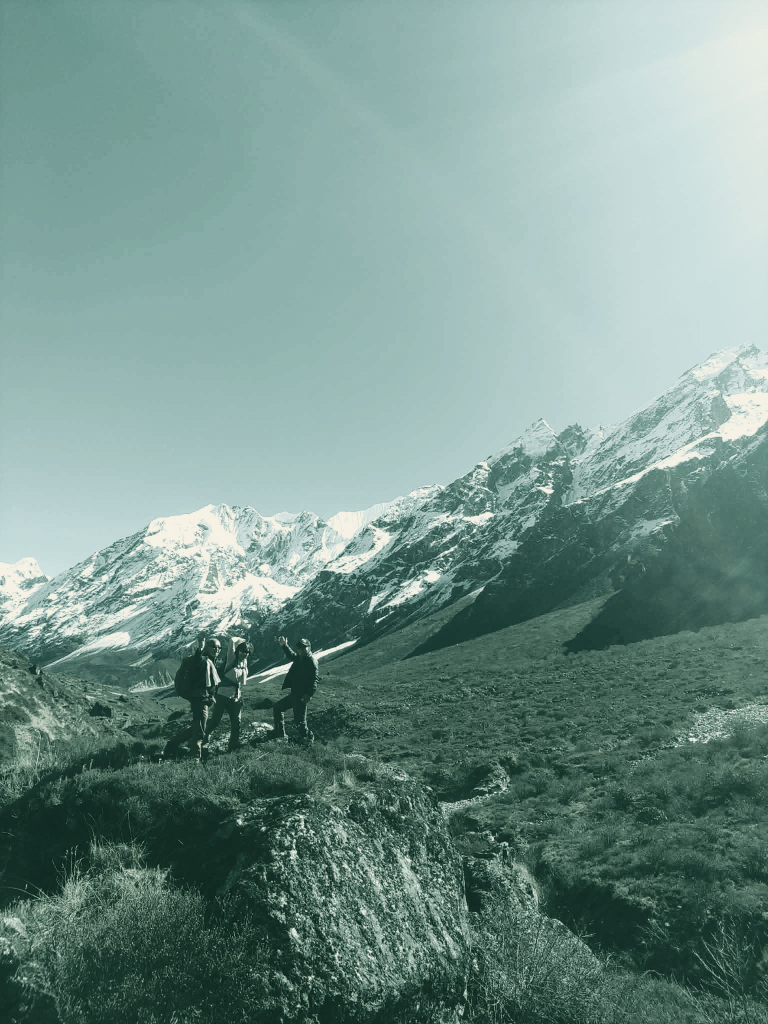
#> input picture marketing/showreel-trek/assets/hill.jpg, 1536 x 2048 px, given in place of last-light.jpg, which was not available (shown at 1/2 size)
$ python prep-photos.py
#> lines starting #> are read from the running program, lines starting #| are printed output that depends on the picture; after the words box and inside, x2 and y2 are one past the last pixel; in counts of white or black regions, pixels touching at a corner belong together; pictures that were not available may be replaced by others from this repository, and a replacement may not be noted
#!/usr/bin/env python3
"""Natural cinematic grade for the site's own trek photographs (public/images/trek-memories):
calmer phone-camera skies (less saturated, a touch toward teal), a soft S-curve, lifted blacks,
warm highlights and forest-tinted shadows. Writes assets/<name>-2k.jpg and -4k.jpg (16:9 with push-in headroom)."""
import numpy as np, sys, colorsys
from PIL import Image
SRC = '/home/user/dremscape-frontend/public/images/trek-memories/'

def rgb2hsv(a):
    r, g, b = a[..., 0], a[..., 1], a[..., 2]; mx = a.max(-1); mn = a.min(-1); d = mx - mn + 1e-9
    h = np.where(mx == r, ((g - b) / d) % 6, np.where(mx == g, (b - r) / d + 2, (r - g) / d + 4)) / 6
    s = np.where(mx > 0, (mx - mn) / (mx + 1e-9), 0); return h, s, mx
#> after `s = np.where(mx > 0, (mx - mn) / (mx + 1e-09), 0)`:
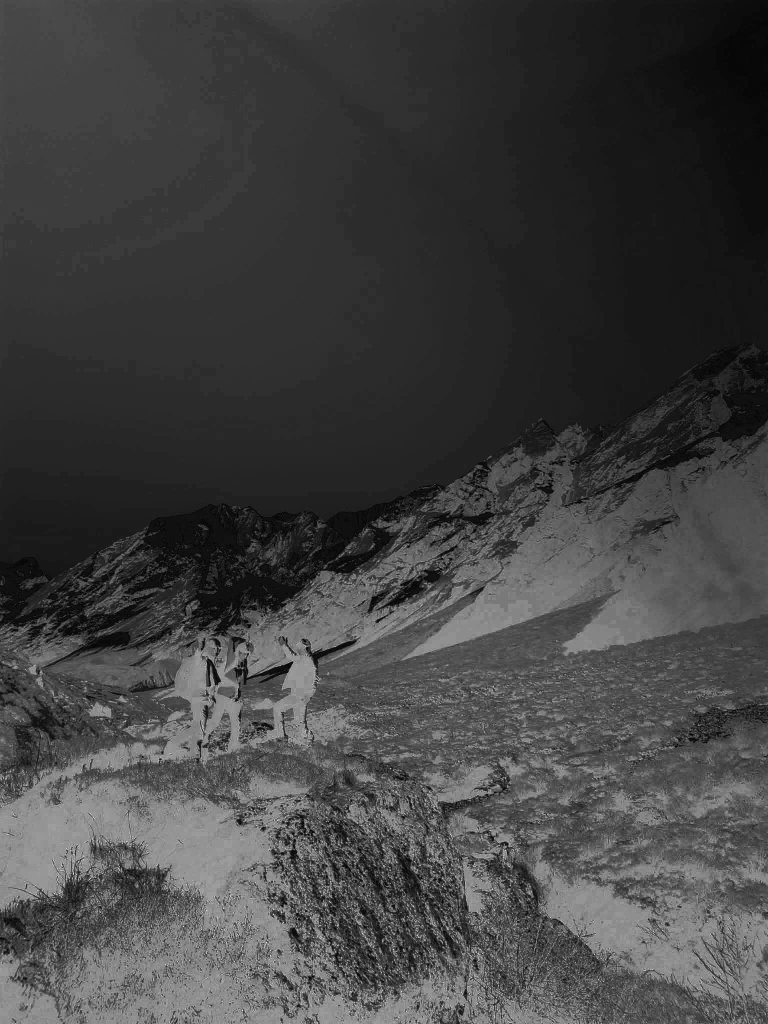
#> s: shape (2048, 1536) float32 (shown at 1/2 size); min 0, max 1, mean 0.261
def hsv2rgb(h, s, v):
    i = np.floor(h * 6).astype(int) % 6; f = h * 6 - np.floor(h * 6); p = v * (1 - s); q = v * (1 - f * s); t = v * (1 - (1 - f) * s)
#> after `i = np.floor(h * 6).astype(int) % 6`:
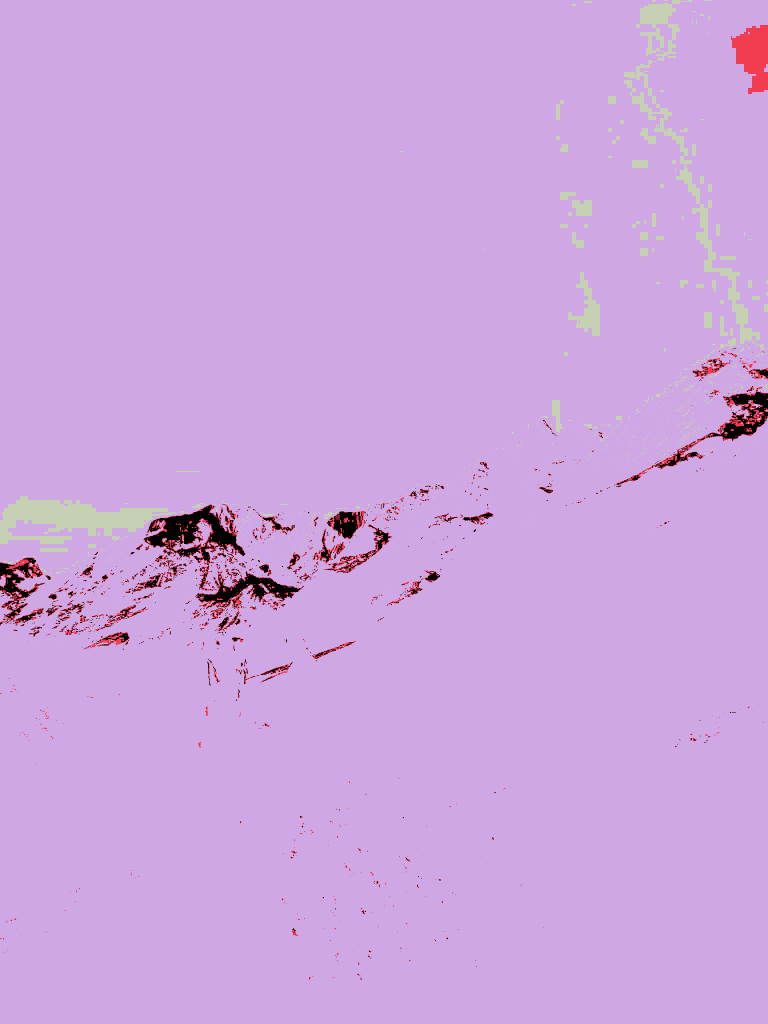
#> i: shape (2048, 1536) int64 (shown at 1/2 size); 6 distinct labels, from 0 to 5; one colour per label, 0 black
#> after `f = h * 6 - np.floor(h * 6)`:
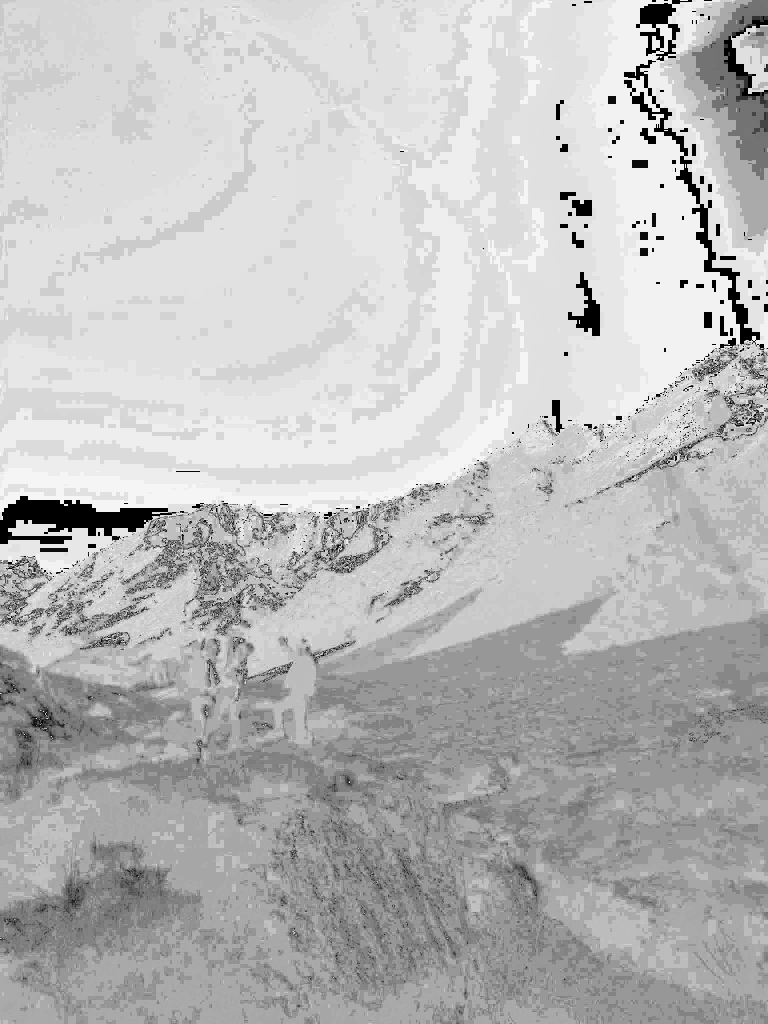
#> f: shape (2048, 1536) float32 (shown at 1/2 size); min 0, max 1, mean 0.736
    out = np.zeros(h.shape + (3,), np.float32)
    for k, (r, g, b) in enumerate([(v, t, p), (q, v, p), (p, v, t), (p, q, v), (t, p, v), (v, p, q)]):
        m = i == k; out[..., 0][m] = r[m]; out[..., 1][m] = g[m]; out[..., 2][m] = b[m]
#> this loop made 6 passes
#> pass 1, in hsv2rgb, `m = i == k`:
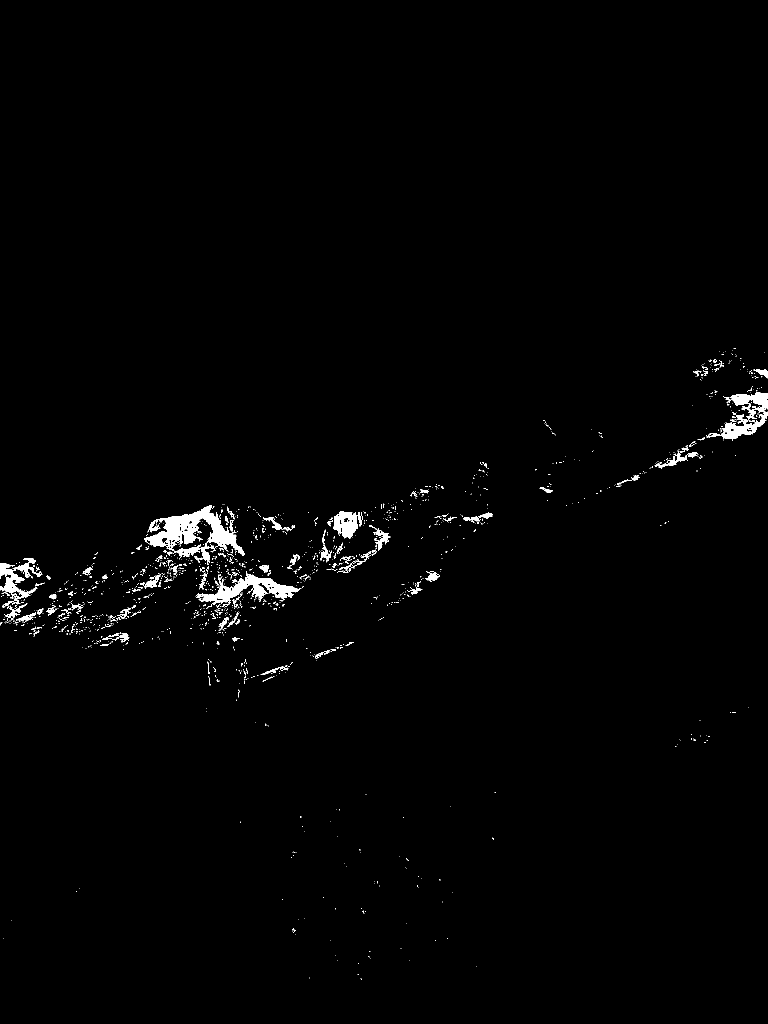
#> m: shape (2048, 1536) bool (shown at 1/2 size); 1.1% white; 1464 white regions (1350 under 20 px), largest, box (x1, y1, x2, y2) and area: (288, 1010, 490, 1129) 8152, (391, 1143, 600, 1217) 4510, (1413, 784, 1536, 881) 4078
    return out

def grade(im):
    a = np.asarray(im.convert('RGB'), dtype=np.float32) / 255
    h, s, v = rgb2hsv(a)
    blue = np.clip(1 - np.abs(h - 0.6) / 0.09, 0, 1)                      # phone-blue skies
    s = s * (0.86 - 0.26 * blue); h = h - 0.018 * blue
    a = hsv2rgb(h % 1, np.clip(s, 0, 1), v)
    L = a @ np.array([0.2126, 0.7152, 0.0722], np.float32)
    curve = lambda x: 0.03 + 0.94 * (x + 0.10 * np.sin(2 * np.pi * x) * (x * (1 - x)) * 4 * 0.5)   # soft S, lifted black
    L2 = np.clip(curve(np.clip(L, 0, 1)), 0, 1); a = a * (L2 / (L + 1e-6))[..., None]
    hi = np.clip((L2 - 0.55) / 0.45, 0, 1)[..., None]; lo = np.clip((0.45 - L2) / 0.45, 0, 1)[..., None]
    a = a + hi * np.array([0.035, 0.012, -0.03]) + lo * np.array([-0.01, 0.012, 0.006])
    return Image.fromarray((np.clip(a, 0, 1) * 255).astype(np.uint8))

def cover(im, w, h, fx=0.5, fy=0.5):
    s = max(w / im.width, h / im.height); im = im.resize((round(im.width * s), round(im.height * s)), Image.LANCZOS)
    x = round((im.width - w) * fx); y = round((im.height - h) * fy); return im.crop((x, y, x + w, y + h))

JOBS = {  # name: source, focus x, focus y (crop centre for the 16:9 frame), aspect
    'lastlight': ('last-light', 0.55, 0.45, 16 / 9),
    'together':  ('together-in-the-mountains', 0.5, 0.62, 16 / 9),
    'night':     ('nightfall-over-valley', 0.5, 0.42, 16 / 9),
    'golden':    ('home-slide-2', 0.5, 0.5, 16 / 9),
    'amphi':     ('mountain-amphitheatre', 0.5, 0.5, 16 / 9),
    'pause':     ('a-pause-on-the-ridge', 0.5, 0.55, 16 / 9),
    'flags':     ('prayer-flags-and-friends', 0.5, 0.5, 3 / 4),
    'walkers':   ('ridge-walkers', 0.5, 0.5, 3 / 4),
    'path':      ('mountain-path', 0.5, 0.5, 3 / 4),
}
if __name__ == '__main__':
    out = sys.argv[1] if len(sys.argv) > 1 else 'assets/'
    for k, (n, fx, fy, ar) in JOBS.items():
        src = grade(Image.open(SRC + n + '.jpg'))
        for tag, W in (('2k', 2304), ('4k', 4608)):
            w, h = (W, round(W / ar)) if ar >= 1 else (round(W * 0.6), round(W * 0.6 / ar))
            im = cover(src, w, h, fx, fy); im.save(f'{out}{k}-{tag}.jpg', quality=90, optimize=True, subsampling=0)
#> this loop made 2 passes
#> pass 1, `im = cover(src, w, h, fx, fy)`:
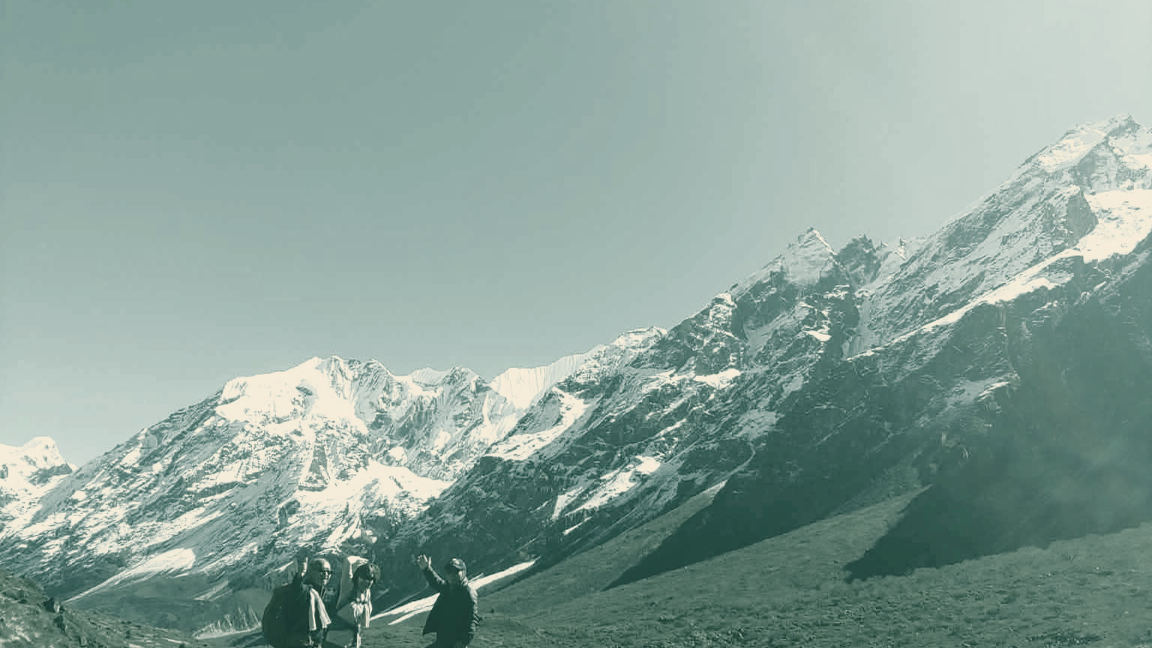
#> im: PIL image 2304x1296 RGB (shown at 1/2 size); mean R, G, B 137.9, 161.5, 153.6
        print(k, im.size)
#| lastlight (4608, 2592)
#> pass 2 of the loop `for k, (n, fx, fy, ar) in JOBS.items():`:
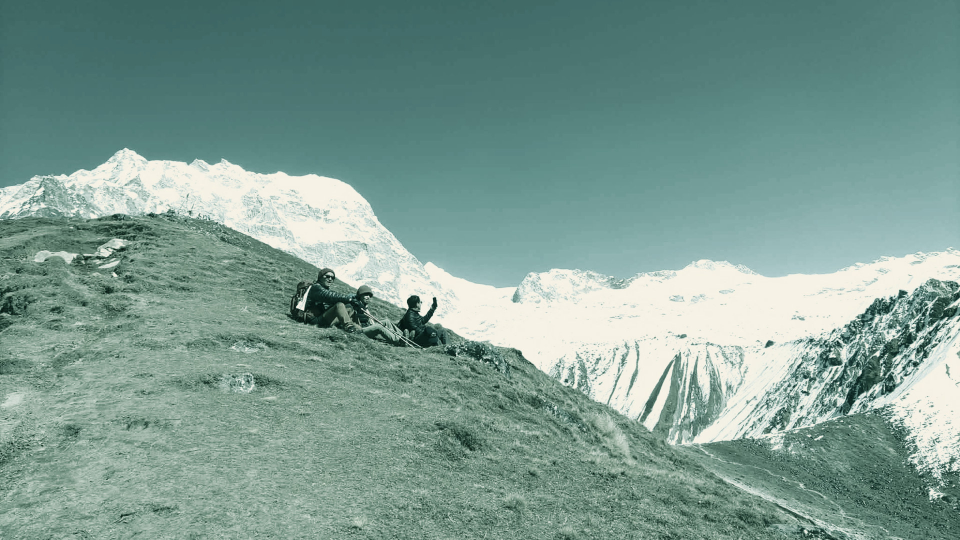
#> input picture marketing/showreel-trek/assets/range.jpg, 1920 x 1080 px, given in place of together-in-the-mountains.jpg, which was not available (shown at 1/2 size)
#> r: shape (1080, 1920) float32
#> g: shape (1080, 1920) float32
#> b: shape (1080, 1920) float32
#> mx: shape (1080, 1920) float32
#> mn: shape (1080, 1920) float32
#> d: shape (1080, 1920) float32
#> blue: shape (1080, 1920) float32
#> in hsv2rgb (call 2), `i = np.floor(h * 6).astype(int) % 6`:
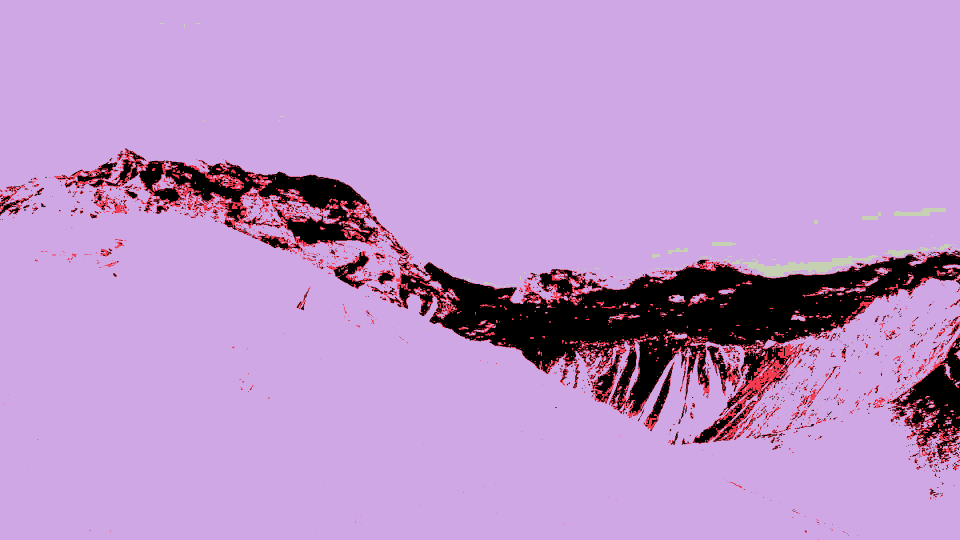
#> i: shape (1080, 1920) int64 (shown at 1/2 size); 6 distinct labels, from 0 to 5; one colour per label, 0 black
#> in hsv2rgb (call 2), `f = h * 6 - np.floor(h * 6)`:
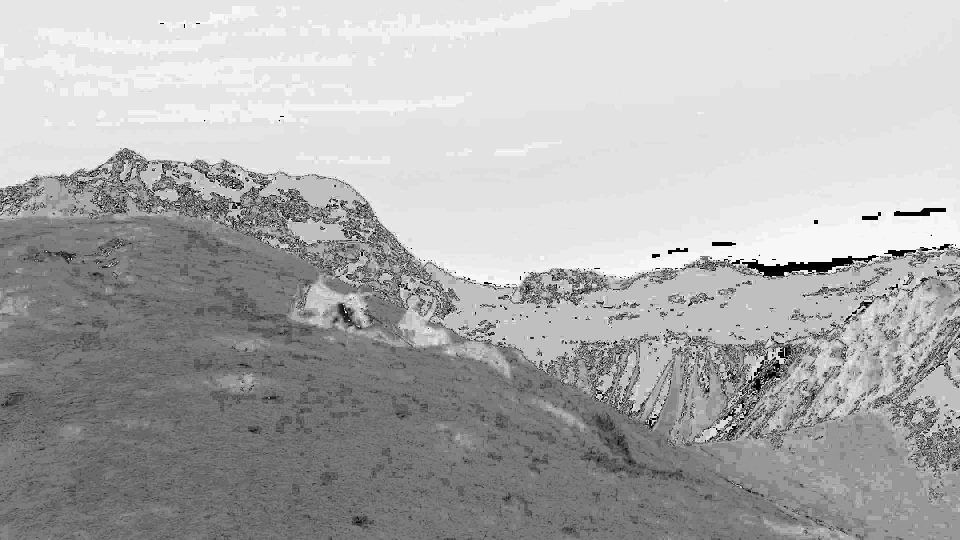
#> f: shape (1080, 1920) float32 (shown at 1/2 size); min 0, max 1, mean 0.682
#> the loop in hsv2rgb (call 2), `for k, (r, g, b) in enumerate([(v, t, p), (q, v, p), (p, v, t), (p, q,..` made 6 passes
#| together (4608, 2592)
#> (the run stopped early here; a loop or call above may not have finished)
